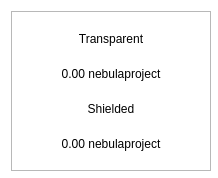
<?xml version="1.0" encoding="UTF-8"?>
<ui version="4.0">
 <class>BalanceBubble</class>
 <widget class="QWidget" name="BalanceBubble">
  <property name="geometry">
   <rect>
    <x>0</x>
    <y>0</y>
    <width>218</width>
    <height>178</height>
   </rect>
  </property>
  <property name="minimumSize">
   <size>
    <width>218</width>
    <height>178</height>
   </size>
  </property>
  <property name="maximumSize">
   <size>
    <width>250</width>
    <height>178</height>
   </size>
  </property>
  <property name="windowTitle">
   <string>Form</string>
  </property>
  <property name="styleSheet">
   <string notr="true">#BalanceBubble{
background-color:transparent
}</string>
  </property>
  <layout class="QVBoxLayout" name="verticalLayout_2">
   <property name="spacing">
    <number>0</number>
   </property>
   <item>
    <widget class="QFrame" name="frame">
     <property name="minimumSize">
      <size>
       <width>200</width>
       <height>160</height>
      </size>
     </property>
     <property name="maximumSize">
      <size>
       <width>250</width>
       <height>160</height>
      </size>
     </property>
     <property name="styleSheet">
      <string notr="true"/>
     </property>
     <property name="frameShape">
      <enum>QFrame::StyledPanel</enum>
     </property>
     <property name="frameShadow">
      <enum>QFrame::Raised</enum>
     </property>
     <property name="lineWidth">
      <number>10</number>
     </property>
     <layout class="QVBoxLayout" name="verticalLayout">
      <property name="spacing">
       <number>0</number>
      </property>
      <item>
       <layout class="QHBoxLayout" name="horizontalLayout">
        <item>
         <widget class="QLabel" name="lblFirst">
          <property name="styleSheet">
           <string notr="true"/>
          </property>
          <property name="text">
           <string>Transparent</string>
          </property>
          <property name="alignment">
           <set>Qt::AlignCenter</set>
          </property>
         </widget>
        </item>
       </layout>
      </item>
      <item>
       <widget class="QLabel" name="textTransparent">
        <property name="styleSheet">
         <string notr="true"/>
        </property>
        <property name="text">
         <string>0.00 nebulaproject</string>
        </property>
        <property name="alignment">
         <set>Qt::AlignCenter</set>
        </property>
       </widget>
      </item>
      <item>
       <widget class="QLabel" name="lblSecond">
        <property name="styleSheet">
         <string notr="true"/>
        </property>
        <property name="text">
         <string>Shielded</string>
        </property>
        <property name="alignment">
         <set>Qt::AlignCenter</set>
        </property>
       </widget>
      </item>
      <item>
       <widget class="QLabel" name="textShielded">
        <property name="styleSheet">
         <string notr="true"/>
        </property>
        <property name="text">
         <string>0.00 nebulaproject</string>
        </property>
        <property name="alignment">
         <set>Qt::AlignCenter</set>
        </property>
       </widget>
      </item>
     </layout>
    </widget>
   </item>
  </layout>
 </widget>
 <resources/>
 <connections/>
</ui>
